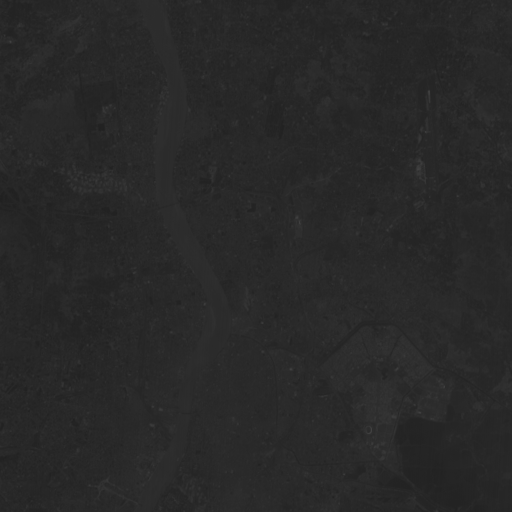
#> input picture band1.gif, 512 x 512 px, found by its file name; the run also reads 3 pictures not shown here
$ jupyter execute bdr_band_image.ipynb
#> lines starting #> are read from the running program, lines starting #| are printed output that depends on the picture
[cell 1]
"""
-----------------------------------------------------------------------------
Statelite image (band) read demo
-----------------------------------------------------------------------------
"""

import numpy as np
import matplotlib.pyplot as plt
import skimage.io as io

# Image read and write/save image using [scikit-image](https://scikit-image.org/)

For installation please go through: https://scikit-image.org/docs/stable/user_guide/install.html

# <font color='red'>Warning: Please do not use the command sudo and pip together as pip may overwrite critical system libraries which may require you to reinstall your operating system.</font>

[cell 2]
# IMAGE FILE NAME YOU WANT TO READ
img_filename = '/home/rakeshnemu/Documents/python/band1.gif'

img = plt.imread(img_filename).astype('double').mean(axis=2)
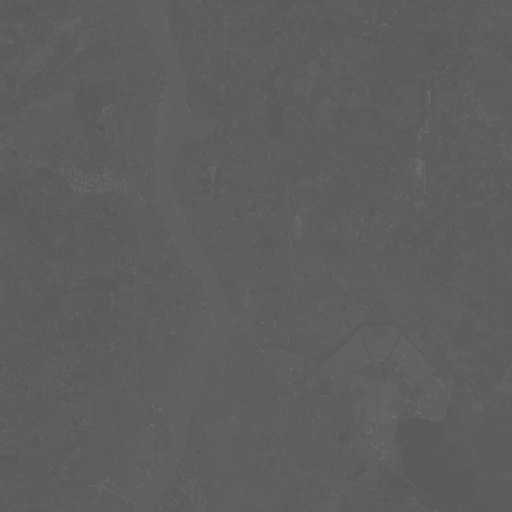
#> img: shape (512, 512) float64; min 87.75, max 112.5, mean 94.2

print('band1 image size: {}' .format(img.shape))
#| band1 image size: (512, 512)

# DISPLAY
plt.imshow(img, cmap='gray')
plt.show()

[cell 3]
import pandas as pd
co_ordinate=pd.read_csv('/home/rakeshnemu/Documents/python/annotated_points_band4_np_50.csv')
#> (reads annotated_points_band4_np_50.csv from the repository)

[cell 4]
image1 = plt.imread("/home/rakeshnemu/Documents/python/band1.gif").astype('double').mean(axis=2)
image2 = plt.imread("/home/rakeshnemu/Documents/python/band2.gif").astype('double').mean(axis=2)
#> image2: shape (512, 512) float64; min 75.75, max 103.5, mean 83.1
image3 = plt.imread("/home/rakeshnemu/Documents/python/band3.gif").astype('double').mean(axis=2)
#> image3: shape (512, 512) float64; min 74.25, max 123.8, mean 83.7
image4 = plt.imread("/home/rakeshnemu/Documents/python/band4.gif").astype('double').mean(axis=2)
#> image4: shape (512, 512) float64; min 74.25, max 121.5, mean 88.9

x = co_ordinate['row']
y = co_ordinate['column']

pixel_value1 = image1[x,y]
#> pixel_value1 = 200 values, max 101.2 at index 69, min 90 at index 145, mean 94.64
pixel_value2 = image2[x,y]
#> pixel_value2 = 200 values, max 90.75 at index 69, min 78.75 at index 145, mean 83.58
pixel_value3 = image3[x,y]
#> pixel_value3 = 200 values, max 89.25 at index 176, min 78 at index 174, mean 84.21
pixel_value4 = image4[x,y]
#> pixel_value4 = 200 values, max 112.5 at index 79, min 78.75 at index 7, mean 86.86

[cell 5]
data=np.concatenate((pixel_value1.reshape(200,1),pixel_value2.reshape(200,1),pixel_value3.reshape(200,1),pixel_value4.reshape(200,1)),axis=1)
#> data = 200 rows, first 6: [96.75, 86.25, 87, 79.5], [96, 86.25, 87, 79.5], [96, 86.25, 87, 79.5], [97.5, 86.25, 87, 79.5], [96.75, 86.25, 87.75, 80.25], [96.75, 86.25, 87.75, 80.25]

[cell 6]
Train_data=pd.DataFrame(data,columns=['b1','b2','b3','b4'])
#> Train_data = table of 200 rows and 4 columns
Train_data['label']=co_ordinate['label']

[cell 7]
river_mean=np.array(Train_data[Train_data['label']==1].iloc[:,:4].mean(axis=0))
#> river_mean = [96.67, 86.13, 87.21, 79.53]
covariance_matrix_river = np.cov(Train_data[Train_data['label']==1].iloc[:,:4], rowvar=False)
#> covariance_matrix_river = [[0.419, 0.301, 0.326, -0.0436], [0.301, 0.49, 0.473, -0.0422], [0.326, 0.473, 0.713, 0.00505], [-0.0436, -0.0422, 0.00505, 0.137]]
river_covariance=np.array(covariance_matrix_river)
#> river_covariance has the same summary as covariance_matrix_river

[cell 8]
non_river_mean=np.array(Train_data[Train_data['label']==0].iloc[:,:4].mean(axis=0))
#> non_river_mean = [93.97, 82.72, 83.21, 89.3]
covariance_matrix_non_river = np.cov(Train_data[Train_data['label']==0].iloc[:,:4], rowvar=False)
#> covariance_matrix_non_river = [[3.33, 2.73, 3.11, 0.574], [2.73, 2.69, 2.9, 1.97], [3.11, 2.9, 5.07, -0.602], [0.574, 1.97, -0.602, 19.49]]
non_river_covariance=np.array(covariance_matrix_non_river)
#> non_river_covariance has the same summary as covariance_matrix_non_river

[cell 9]
def multivariate_gaussian(x, mean, covariance):
    n = len(x)
    det = np.linalg.det(covariance)
    inv_covariance = np.linalg.inv(covariance)
    exponent = -0.5 * np.dot(np.dot((x - mean).T, inv_covariance), (x - mean))
    prefactor = 1 / ((2 * np.pi) ** (n / 2) * det ** 0.5)
    return prefactor * np.exp(exponent)

[cell 10]
stacked_images = np.stack((image1, image2, image3, image4), axis=-1)
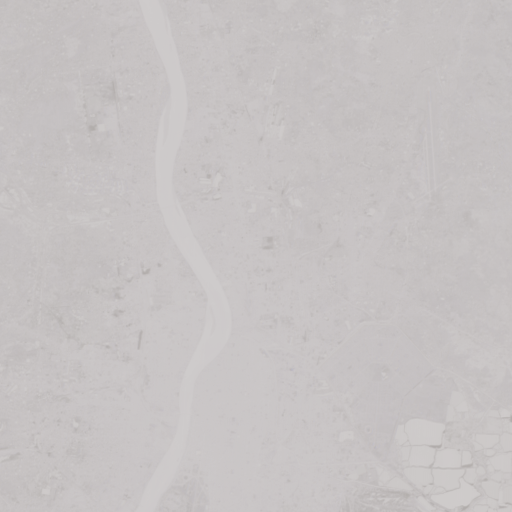
#> stacked_images: shape (512, 512, 4) float64; mean of channels 0, 1, 2, 3 94.2, 83.1, 83.7, 88.9; transparent parts drawn white
